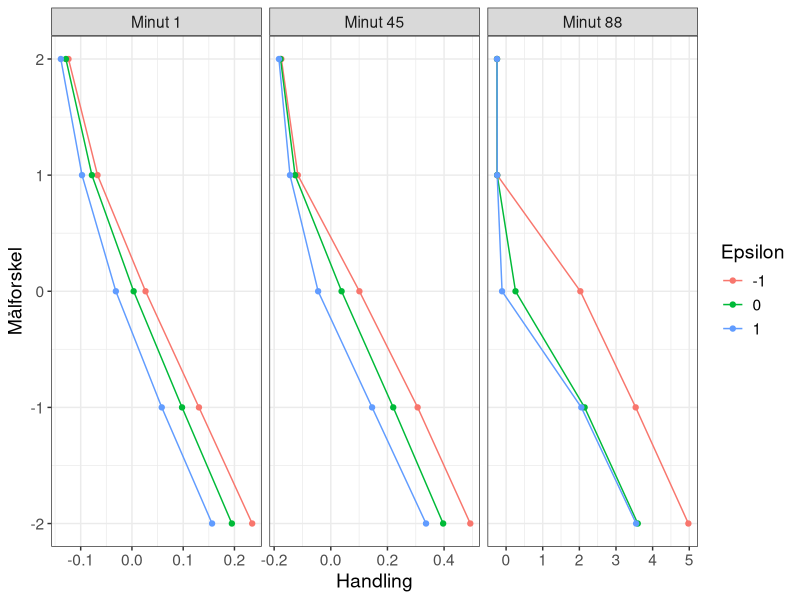
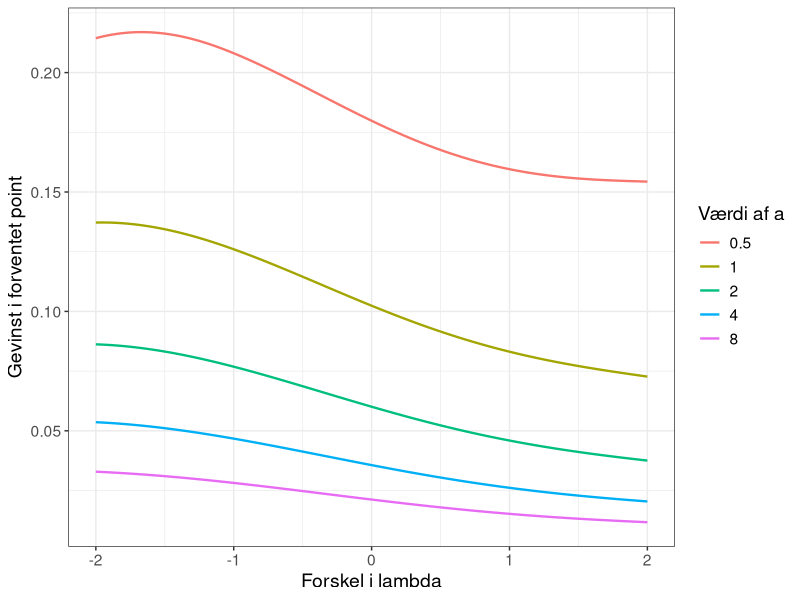
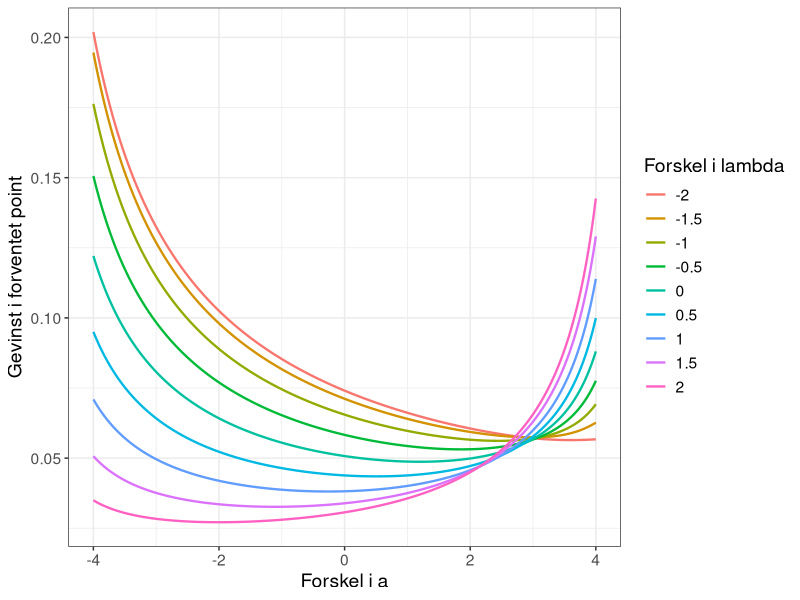

The R script that drew these images, in order:
library(ggplot2)
#Den optimalestrategifunktion #
Strategi_funktion <- function(lam1,lam2,a_plus,a_minus,eps,dt) {
  matrix <- x_værdier <- mod_matrix <- matrix(0,nrow=21,ncol=1/dt+1)
  matrix[11,1/dt+1] <- mod_matrix[11,1/dt+1] <- 1+eps
  matrix[12:21,1/dt+1] <-3
  matrix[21,] <- 3
  mod_matrix[1,] <- 3
  mod_matrix[1:10,1/dt+1] <- 3
  x <- 0
  for (q in (1/dt):1) {
    for (p in 2:20) {
      if (2*matrix[p,q+1]-matrix[p-1,q+1]-matrix[p+1,q+1]<0) {
        x <- (2*matrix[p,q+1]-matrix[p-1,q+1]-matrix[p+1,q+1]) / (-abs(2*a_plus*(matrix[p-1,q+1]-matrix[p,q+1]-10^(-10))))
        if (a_plus*x^2+2*x+(lam1+lam2-1/dt)>0 ) {
          d <- 2^2-4*a_plus*(lam1+lam2-1/dt)
          højrerod <- (-2+sqrt(d))/(2*a_plus)
          x <- højrerod
        }
      }
      else if (2*matrix[p,q+1]-matrix[p-1,q+1]-matrix[p+1,q+1]>0){
        x <- (2*matrix[p,q+1]-matrix[p-1,q+1]-matrix[p+1,q+1]) / (-abs(2*a_minus*(matrix[p-1,q+1]-matrix[p,q+1]-10^(-10))))
        x <- max(x,-lam1)
        if (lam2+x+a_minus*x^2 < 0) {
          d <- 1-4*a_minus*lam2
          højrerod <- (-1+sqrt(d))/(2*a_minus)
          x <- højrerod
        }
      }
      else {
        x <- 0
      }
      x_værdier[p,q] <- x
      lam1x <- lam1 + x
      lam2x <- lam2 + x
      if (x>0){
        lam2x <- lam2x + a_plus*x^2
      }
      if (x<0){
        lam2x <- lam2x + a_minus*x^2
      }
      p_plus <- (lam1x)*dt
      p_minus <- (lam2x)*dt
      p_0 <- max(0,1-p_plus-p_minus)
      matrix[p,q] <- p_plus*matrix[p+1,q+1]+p_0*matrix[p,q+1]+p_minus*matrix[p-1,q+1]
      mod_matrix[p,q] <- p_plus*mod_matrix[p+1,q+1]+ p_0*mod_matrix[p,q+1]+p_minus*mod_matrix[p-1,q+1]
    }
  }
  return(list(XP=matrix,handling=x_værdier, mod_XP=mod_matrix))
}
#Oprettelse af XP for "klassisk" Poisson model #
ssh_pois <- function(lam1,lam2) {
  p_1 <- p_X <- p_2 <- 0
  for (i in 0:20){
    for (j in 0:20) {
      if (j < i)  {
        p_1 <-p_1+dpois(i,lam1)*dpois(j,lam2) } #ssh for hjemmemål>udemål
      if (j>i) {
        p_2  <- p_2 + dpois(i,lam1)*dpois(j,lam2)}
    }
  }
  p_X <- 1-p_1-p_2
  return(c(p_1,p_X,p_2))
}
XP_pois <- function(lam1,lam2){
  XP <- c(0,0)
  XP[1] <- 3*ssh_pois(lam1,lam2)[1]+ssh_pois(lam1,lam2)[2]
  XP[2] <- 3*ssh_pois(lam1,lam2)[3] + ssh_pois(lam1,lam2)[2]
  return(XP)
}
# Funktion der kan plotte 3 grafer i Facet-wrap for forskellige tidspunker#
graf_funktion_X <- function(minutter,målforskel,lam1,lam2,a_plus,a_minus,eps1,eps2,eps3,dt) {
  dataliste <- lapply(minutter, function(minut) {
    data.frame(
      forskel = rep((-målforskel):målforskel, 3),
      XP = c(
        Strategi_funktion(lam1, lam2, a_plus, a_minus, eps1, dt)$handling[(11 - målforskel):(11 + målforskel), minut],
        Strategi_funktion(lam1, lam2, a_plus, a_minus, eps2, dt)$handling[(11 - målforskel):(11 + målforskel), minut],
        Strategi_funktion(lam1, lam2, a_plus, a_minus, eps3, dt)$handling[(11 - målforskel):(11 + målforskel), minut]
      ),
      eps = factor(rep(c(eps1, eps2, eps3), each = 2 * målforskel + 1)),
      minut = as.factor(minut)
    )
  })
  data <- do.call(rbind,dataliste)
  minut_titel <- function(x) {
    paste("Minut",2*x-2)
  }
  graf <- ggplot(data, aes(y=forskel,x=XP, color=eps)) + geom_line() + geom_point() + 
    facet_wrap(~minut,ncol=3,labeller=labeller(minut= function(x) paste("Minut",as.numeric(x)/2)),  scales="free_x") + 
    labs(y = "Målforskel", x = "Handling", color = "Epsilon")+
    theme_bw() + theme(legend.position = "right") + theme(text=element_text(size=14))
  return(graf)
}
# Kørsel af denne vil give plot svarende til figur 5 #
graf_funktion_X(c(2*1,2*45,2*88),2,1.6,1.4,2,2,-1,0,1, 1/180)

#Oprettelse af sekvens for lambda og plot svarende til figur 6 #
dt <- 1/180
lam_sekvens <- seq(-2,2, by=0.01)

data <- data.frame(lam_forskel = as.numeric(), XP_diff = as.numeric(), a_værdier= as.numeric())
for (a in c(0.5,1,2,4,8)){
  for (lam_diff in lam_sekvens){
    lam1 <- 1.5 + lam_diff/2
    lam2 <- 1.5 - lam_diff/2
    XP_model <- Strategi_funktion(lam1,lam2,a,a,0,dt)$XP[11,1]
    XP_0 <- XP_pois(lam1,lam2)[1]
    data <- rbind(data, data.frame(lam_forskel = lam1-lam2, XP_diff=XP_model-XP_0, a_værdier= a))
    }
  }
ggplot(data=data, aes(x=lam_forskel, y=XP_diff, color=as.factor(a_værdier))) + 
  geom_line(size=0.8) + labs(x="Forskel i lambda", y= "Gevinst i forventet point", color="Værdi af a")+
  theme_bw() + theme(text=element_text(size=14))

# Oprettelse af sekvens af a, og plot svarende til figur 7 #
data2 <- data.frame(lam_forskel = as.numeric(), XP_diff = as.numeric(), a_forskel= as.numeric())
lam_sekvens2 <- seq(-2,2, by=0.5)
a_sekvens <- seq(-4,4, by=0.01)
for (a_diff in a_sekvens){
  a_plus <- 2.5 + a_diff/2
  a_minus <- 2.5 - a_diff/2
  for (lam_diff in lam_sekvens2){
    lam1 <- 1.5 + lam_diff/2
    lam2 <- 1.5 - lam_diff/2
    XP_model <- Strategi_funktion(lam1,lam2,a_plus,a_minus,0,dt)$XP[11,1]
    XP_0 <- XP_pois(lam1,lam2)[1]
    data2 <- rbind(data2, data.frame(lam_forskel = lam1-lam2, XP_diff=XP_model-XP_0, a_forskel=a_plus-a_minus))
  }
}

ggplot(data=data2, aes(x=a_forskel, y=XP_diff, color=as.factor(lam_forskel)))+
  geom_line(size=0.8)+ labs(x="Forskel i a", y="Gevinst i forventet point", color="Forskel i lambda")+
  theme_bw()+ theme(text=element_text(size=14))

